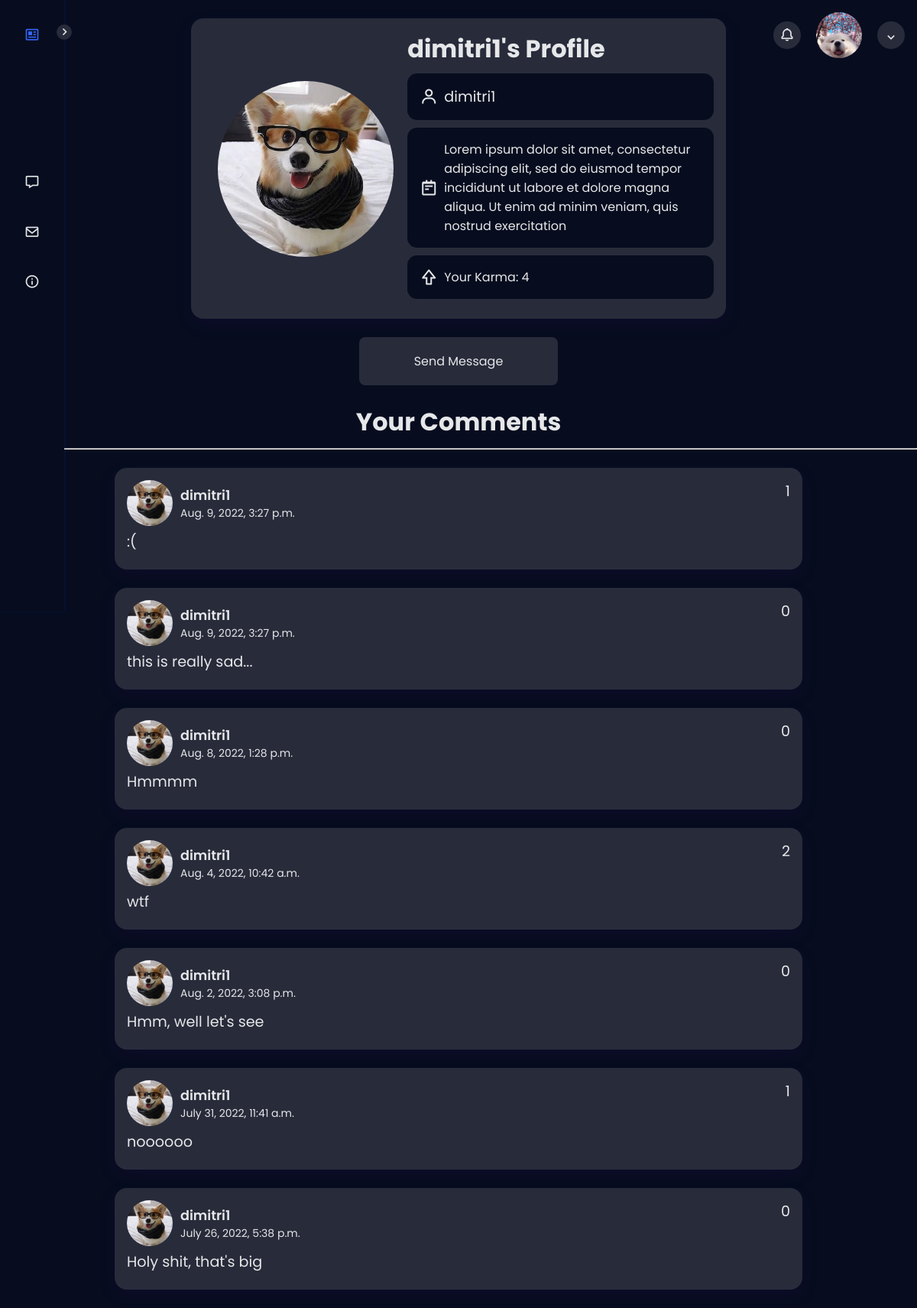
The page /u/c5399a23-36cf-4a9a-b5d0-565877114f48/ (signed in) on the database its author committed.
### users/models.py (models this page shows, shortened)
class Profile(models.Model):
    user = models.OneToOneField(
        User, on_delete=models.CASCADE, null=True, blank=True)
    email = models.EmailField(max_length=500, null=True, blank=True)
    username = models.CharField(max_length=200, null=True, blank=True)
    short_bio = models.CharField(max_length=1000, null=True, blank=True)
    profile_image = models.ImageField(null=True, blank=True,
                                    upload_to='static/imgs/profiles/', default='static/imgs/profiles/profile_default.png')
    created = models.DateTimeField(auto_now_add=True)
    id = models.UUIDField(default=uuid.uuid4, unique=True,
                        primary_key=True, editable=False)

class Comment(models.Model):
    owner = models.ForeignKey(Profile, on_delete=models.CASCADE, null=True, blank=True)
    post = models.ForeignKey(Article, on_delete=models.CASCADE, null=True, blank=True)
    comment_body = models.TextField(max_length=2000)
    answers = models.ManyToManyField('Answer', blank=True)
    is_answer = models.BooleanField(default=False)
    activities = models.ManyToManyField('Activity', blank=True)
    created = models.DateTimeField(auto_now_add=True)
    id = models.UUIDField(default=uuid.uuid4, unique=True,
                        primary_key=True, editable=False)

### users/views.py (the view)
# urls.py: path('u/<str:pk>/', views.userProfile, name='user_profile'),
def userProfile(request, pk):
    context = {}
    single_user = Profile.objects.get(id=pk)
    comments = Comment.objects.filter(owner=single_user).order_by('-created')
    if request.user.is_authenticated:
        profile = Profile.objects.get(user=request.user)
    context = {'single_user': single_user, 'comments': comments, 'profile': profile}
    return render(request, 'users/user_profile.html', context)

### news/templatetags/news_tags.py (called while the page is built)
@register.filter(name='comment_rating')
def comment_rating(comment_id):
    comment = Comment.objects.get(id=comment_id)
    activities = comment.activity_set.all()
    upvotes = activities.filter(activity_type='U').count()
    downvotes = activities.filter(activity_type='D').count()
    rating = upvotes - downvotes
    return rating

@register.filter(name='rating_count')
def rating_count(user_id):
    user_profile = Profile.objects.get(id=user_id)
    comments = Comment.objects.filter(owner=user_profile)
    count = 0
    for comment in comments:
        count += comment_rating(comment.id)
    return count

### users/templates/users/user_profile.html (shortened to what this page needs)
{% extends 'main.html' %}
{% load news_tags %}
{% block content %}
<div class="profile-wrapper">
    <div class="profile">
        <div class="profile__contents">
            <div class="profile__img">
                <img src="{{ single_user.profile_image.url }}" class="profile__img_wrapped" />
            </div>
            <div class="profile__header">
                {% if request.user.is_authenticated and request.user == single_user.user %}
                <h1>Your Profile</h1>
                {% else %}
                <h1>{{single_user.username}}'s Profile</h1>
                {% endif %}
            </div>
            <div class="profile__info">
                <div class="profile__box">
                    <i class='bx bx-user profile__icon'></i>
                    <span class="profile__username">{{ single_user.username }}</span>
                </div>
                <div class="profile__box">
                    <i class='bx bx-notepad profile__icon'></i>
                    <span class="profile__bio">{{ single_user.short_bio }}</span>
                </div>
                <div class="profile__box">
                    <i class='bx bx-upvote profile__icon' ></i>
                    <span>Your Karma: {{ single_user.id|rating_count }}</span>
                </div>
            </div>
        </div>
    </div>
    {% if request.user.is_authenticated and request.user != single_user.user %}
    <a class="msg_btn" href="{% url 'create_message' single_user.id %}">Send Message</a>
    {% endif %}
    <div class="profile__comments__header">
        <h1>Your Comments</h1>
    </div>
    <hr>
    <div class="article__comments_history">
        {% for comment in comments %}
        <div class="article__comments_body">
            <a class="comment_link_wrapper" href="{% url 'single_article' comment.post.link_main %}">
                <div class="article__comment_user">
                    <div class="acc__comment_user_left">
                        <img class="acc__comment_user_img" src="{{ comment.owner.profile_image.url }}" />
                        <div class="acc__comment_user_time">
                            <p class="acc__comment_username">{{ comment.owner.username }}</p>
                            <p class="acc__comment_time">{{ comment.created }}</p>
                        </div>
                    </div>
                    <div class="acc__comment_user_right">
                        <div class="acc__comment_vote">
                            <span>{{ comment.id|comment_rating }}</span>
                        </div>
                    </div>
                </div>
                <div class="article__comment_content">
                    <div class="article__comment_text">
                        <p class="article__comment_text_comment">{{ comment.comment_body|linebreaksbr }}</p>
                    </div>
                </a>
                </div>
        </div>
        {% endfor %}
{% endblock %}

### templates/acc_show.html (shortened to what this page needs)
{% load static %}
<div class="acc_show">
    <div class="acc_show_btns">
        <div class="acc_icon">
            <div class="acc_notifications_btn">
                <i class='bx bx-bell'></i>
            </div>
        </div>
        {% if request.user.is_authenticated %}
        <a class="acc_logged_in" href="{% url 'user_profile' profile.id %}">
            <img src="{{ profile.profile_image.url }}" class="acc_login_img">
        </a>
        <div class="acc_icon" id="acc_show_menu" onclick="showAccMenu()">
            <div class="acc_drop_down">
                <i class='bx bx-chevron-down' id="arrow_to_rotate"></i>
            </div>
        </div>
        {% endif %}
    </div>
</div>

### rows shown on the page
Profile: profile_image (picture)
Profile: profile_image (picture), username "dimitri1", short_bio "Lorem ipsum dolor sit amet, consectetur adipiscing elit, sed do eiusmod tempor incididunt ut labore et dolore magna aliqua. Ut enim ad minim veniam, quis nostrud exercitation", id|rating_count "4"
Comment: owner.profile_image (picture), owner.username "dimitri1", created "Aug. 9, 2022, 3:27 p.m.", id|comment_rating "1", comment_body ":("
Comment: owner.profile_image (picture), owner.username "dimitri1", created "Aug. 9, 2022, 3:27 p.m.", id|comment_rating "0", comment_body "this is really sad..."
Comment: owner.profile_image (picture), owner.username "dimitri1", created "Aug. 8, 2022, 1:28 p.m.", id|comment_rating "0", comment_body "Hmmmm"
Comment: owner.profile_image (picture), owner.username "dimitri1", created "Aug. 4, 2022, 10:42 a.m.", id|comment_rating "2", comment_body "wtf"
Comment: owner.profile_image (picture), owner.username "dimitri1", created "Aug. 2, 2022, 3:08 p.m.", id|comment_rating "0", comment_body "Hmm, well let's see"
Comment: owner.profile_image (picture), owner.username "dimitri1", created "July 31, 2022, 11:41 a.m.", id|comment_rating "1", comment_body "noooooo"
Comment: owner.profile_image (picture), owner.username "dimitri1", created "July 26, 2022, 5:38 p.m.", id|comment_rating "0", comment_body "Holy shit, that's big"
